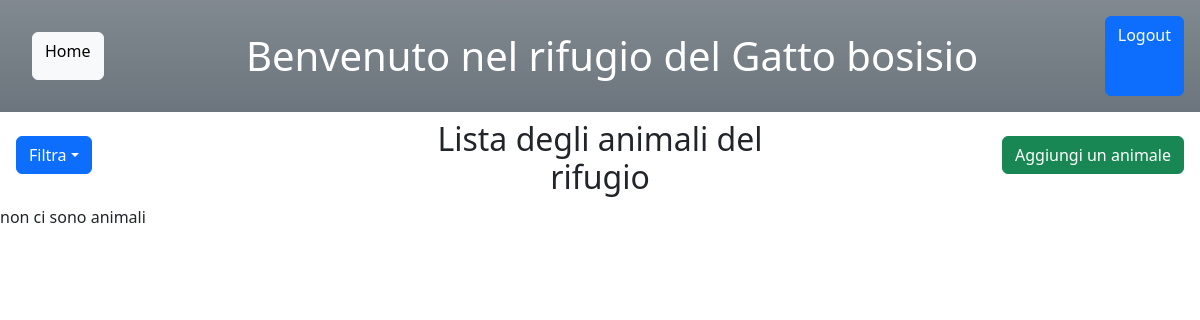
Page /gestione_animali/ (signed in) on the earlier database version.
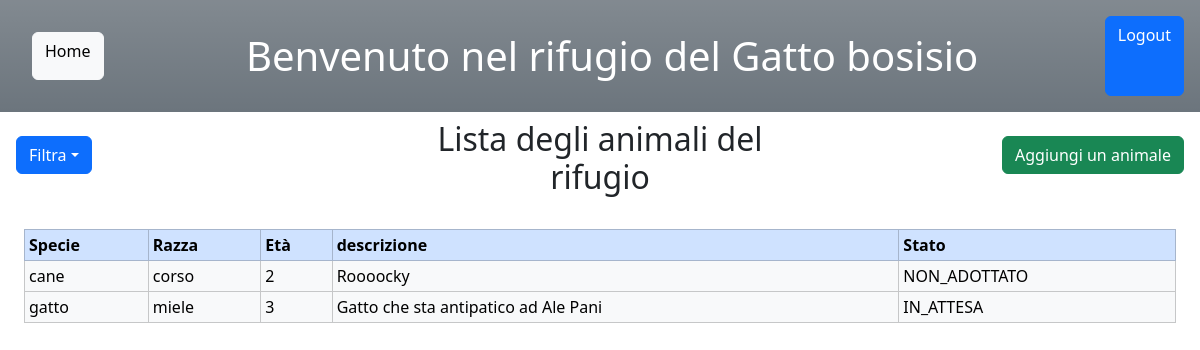
Same page on the later database version.
### rifugioAnimali/models.py (models this page shows, shortened)
class Animale(models.Model):
    specie = models.CharField(max_length = 32)
    razza = models.CharField(max_length = 32)
    eta = models.IntegerField(default = 0)
    descrizione = models.CharField(max_length = 128)
    stato = models.CharField(max_length=32,choices=[(choice.name,choice.value) for choice in StatoAdozione],default=StatoAdozione.NON_ADOTTATO.value)

### rifugioAnimali/views.py (the view)
# urls.py: path("gestione_animali/",views.gestione_animali,name="gestione_animali"),
@login_required(login_url='login')
def gestione_animali(request):
    if(not(request.user.is_staff)):
        return redirect('home')
    lista_animali = Animale.objects.order_by("specie")
    template = loader.get_template("rifugioAnimali/gestione_animali.html")
    context = {
        "lista_animali" : lista_animali,
    }
    return HttpResponse(template.render(context,request))

### rifugioAnimali/templates/rifugioAnimali/gestione_animali.html (shortened to what this page needs)
<head>
    {% load static %}
    {% load bootstrap5 %}
    {% bootstrap_css %}
</head>
<body>
  <header class="p-3 mb-2 bg-secondary bg-gradient text-white d-flex">
    <a href="#" role="button" class="btn btn-light m-3" onclick="location.href= '/home_admin' ">Home</a>
    <div class=" titolo row h-100 justify-content-center align-items-center">
      <h1 class="text-center m-3">Benvenuto nel rifugio del Gatto bosisio</h1>
    </div>
    <a class="btn btn-primary" href="/logout" role="button">Logout</a>
  </header>
    <div class="container align-content-center" style="width: 100vw;">
      <div class="row">
        <div class="col">
          <div class=" position-absolute start-0 p-3 btn-group">
            <button type="button" class="btn btn-primary dropdown-toggle" data-bs-toggle="dropdown" aria-expanded="false">Filtra</button>
          </div>
        </div>
        <div class="col text-center">
          <h2>Lista degli animali del rifugio</h2>
        </div>
        <div class="col">
          <a href="#" role="button" class=" position-absolute end-0 btn btn-success m-3" onclick="location.href= '/aggiungi_animale' ">Aggiungi un animale</a>
        </div>
      </div>
    </div>
        {% if lista_animali %}
            <div class="p-4">
            <table class="table table-bordered table-sm table-responsive">
                <thead>
                    <tr class="table-primary">
                        <th>Specie</th>
                        <th>Razza</th>
                        <th>Età</th>
                        <th>descrizione</th>
                        <th>Stato</th>
                    </tr>
                </thead>
                <tbody>
                    {% for animali in lista_animali %}
                        <tr class="table-light">
                            <td>{{ animali.specie }}</td>
                            <td>{{ animali.razza }}</td>
                            <td>{{ animali.eta }}</td>
                            <td>{{ animali.descrizione }}</td>
                            <td> {{ animali.stato }}</td>
                        </tr>
                    {% endfor %}
                </tbody>
            </table>
        {% else %}
            <p>non ci sono animali</p>
        {% endif %}
</body>

### rifugioAnimali/templates/rifugioAnimali/gestione_animali.html (style rules this page uses)
.titolo { width: 100vw; }

Differences in the rows shown:
added Animale: specie "cane", razza "corso", eta "2", descrizione "Roooocky", stato "NON_ADOTTATO"
added Animale: specie "gatto", razza "miele", eta "3", descrizione "Gatto che sta antipatico ad Ale Pani", stato "IN_ATTESA"
Other differences:
text no longer shown: "non ci sono animali"
text now shown: "Specie Razza Età descrizione Stato"
